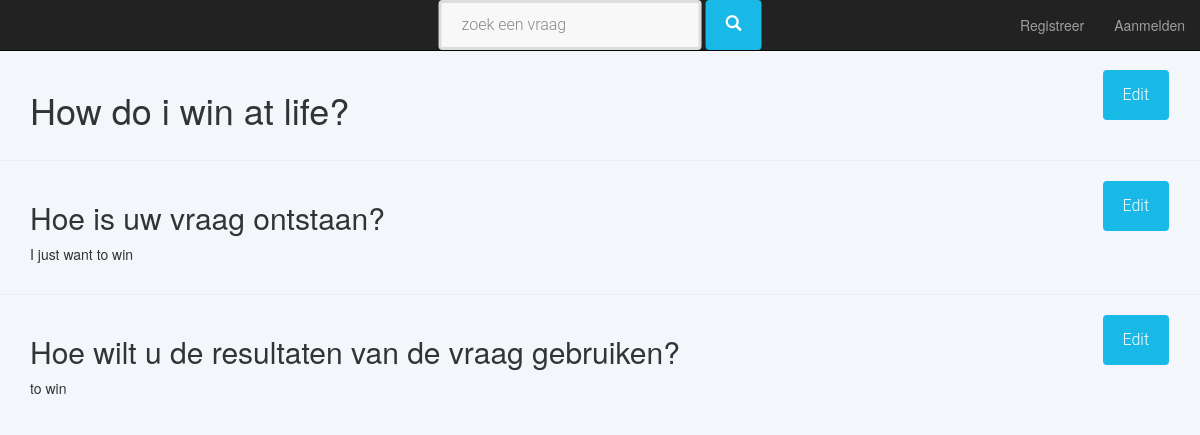
The page /dbwwinkel/2/ on the database as committed earlier.
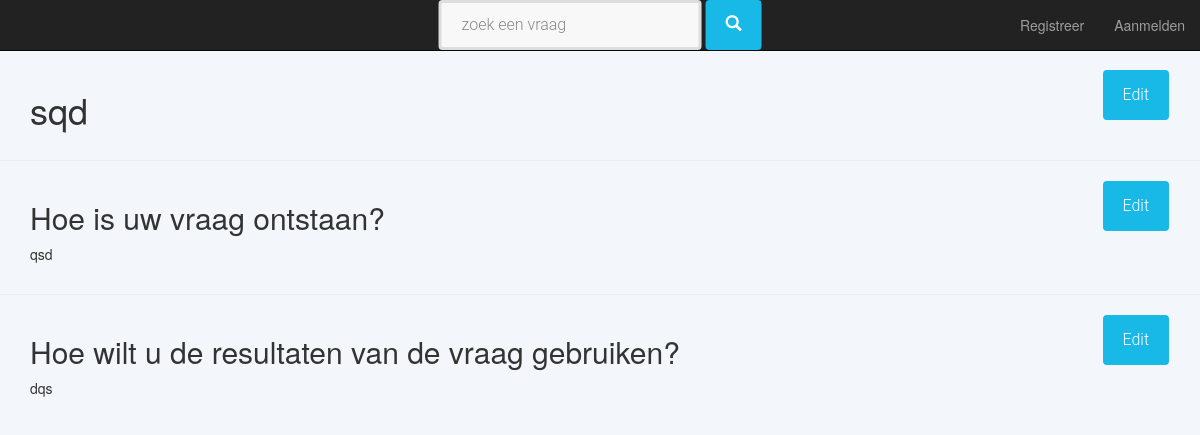
The same page on the database as committed later.
### dbwwinkel/models.py (models this page shows, shortened)
class Question(models.Model):
    question_text = models.TextField()
    reason = models.TextField()
    purpose = models.TextField()
    own_contribution = models.TextField()
    remarks = models.TextField(blank = True)
    internal_remarks = models.TextField(blank = True)
    how_know_WW = models.TextField(blank = True)
    deadline = models.DateField(blank = True, null = True)
    public = models.BooleanField()
    creation_date = models.DateTimeField(default = timezone.now)
    active = models.BooleanField(default=True)
    status = models.ForeignKey(State)
    organisation = models.ForeignKey(settings.AUTH_USER_MODEL)

### dbwwinkel/views.py (the view)
# urls.py: url(r'^(?P<question_id>[0-9]+)/$', views.detail, name='detail'),
def detail(request, question_id):
    question = Question.objects.get(id = question_id )
    context = {'question': question}
    return render(request,'dbwwinkel/detail_question.html', context)

### dbwwinkel/templates/dbwwinkel/detail_question.html (shortened to what this page needs)
{% extends "base/base.html" %}
{% load cms_tags menu_tags sekizai_tags staticfiles %}
{% block content %}
    <div class = "container">
        <div class="row">
            <div class = "col-md-11">
                <h1>{{ question.question_text }}</h1>
                </div>
            <div class = "col-md-1">
                <button type="submit" class="btn btn-default pull-down">Edit</button>
            </div>
        </div>
    </div>
    <hr />
    <div class = "container">
        <div class="row">
            <div class = "col-md-11">
                <h2>Hoe is uw vraag ontstaan?</h2>
                <p>{{ question.reason }}</p>
            </div>
            <div class = "col-md-1">
                <button type="submit" class="btn btn-default pull-down">Edit</button>
            </div>
        </div>
    </div>
    <hr />
    <div class = "container">
        <div class="row">
            <div class = "col-md-11">
                <h2>Hoe wilt u de resultaten van de vraag gebruiken?</h2>
                <p>{{ question.purpose }}</p>
            </div>
            <div class = "col-md-1">
                <button type="submit" class="btn btn-default pull-down">Edit</button>
            </div>
        </div>
    </div>
{% endblock %}

### templates/base/base.html (shortened to what this page needs)
{% load cms_tags sekizai_tags static menu_tags %}
<!doctype html>
<html>
    <head>
    <link rel="stylesheet" href="{% static 'dbwwinkel/css/bootstrap.css' %}">
    <link rel="stylesheet" href="{% static 'dbwwinkel/css/wwinkel.css' %} ">
    </head>
    <body>
        <nav class="navbar navbar-t navbar-inverse bg-inverse navbar-fixed-top">
             <ul class = "nav navbar-nav navbar-center">
              <li class="nav-item">
                 <form action =  {% url 'list_questions' %} >
                    <div class ="form-inline">
                    <input type ="text" placeholder="zoek een vraag">
                    <button type="submit" class="btn btn-default">
                        <i class ="glyphicon glyphicon-search"></i>
                        </button>
                    </div>
                    </form>
                </li>
            </ul>
            <ul class="nav navbar-nav navbar-right">
                {% if user.is_authenticated %}
                    <li class="nav-item">
                        <a href="{% url 'register_question' %}">Stel een vraag</a>
                    </li>
                    <li class="nav-item">
                    <a href=#>Afmelden</a>
                    </li>
                {% else %}
                <li class="nav-item">
                    <a href=#>Registreer</a>
                </li>
                <li class="nav-item">
                    <a href=#>Aanmelden</a>
                </li>
                {% endif %}
            </ul>
</nav>
           {% block content %}{% endblock content %}
    </body>
</html>

### dbwwinkel/static/dbwwinkel/css/wwinkel.css (style rules this page uses)
body { background-color: #F3F6FA; padding-top: 70px; }
input[type="text"], input[type="password"], input[type= "number"], input[type = "email"], input[type = "tel"], input[type = "url"], input[type = "date"], textarea,select.form-control { height: 50px; margin: 0; padding: 0 20px; vertical-align: middle; background: #f8f8f8; border: 3px solid #ddd; font-family: 'Roboto', sans-serif; font-size: 16px; font-weight: 300; line-height: 50px; color: #888; -moz-border-radius: 4px; -webkit-border-radius: 4px; border-radius: 4px; -moz-box-shadow: none; -webkit-box-shadow: none; box-shadow: none; -o-transition: all .3s; -moz-transition: all .3s; -webkit-transition: all .3s; -ms-transition: all .3s; transition: all .3s; }
button.btn { height: 50px; margin: 0; padding: 0 20px; vertical-align: middle; background: #19b9e7; border: 0; font-family: 'Roboto', sans-serif; font-size: 16px; font-weight: 300; line-height: 50px; color: #fff; -moz-border-radius: 4px; -webkit-border-radius: 4px; border-radius: 4px; text-shadow: none; -moz-box-shadow: none; -webkit-box-shadow: none; box-shadow: none; -o-transition: all .3s; -moz-transition: all .3s; -webkit-transition: all .3s; -ms-transition: all .3s; transition: all .3s; }
.navbar-nav.navbar-right:last-child { margin-right: 0; }
@media (min-width: 768px) { .navbar-nav.navbar-center { position: absolute; left: 50%; transform: translatex(-50%); } }

Rows that differ between the two databases and show on the page:
changed Question: question_text "How do i win at life?" → "sqd"; reason "I just want to win" → "qsd"; purpose "to win" → "dqs"
